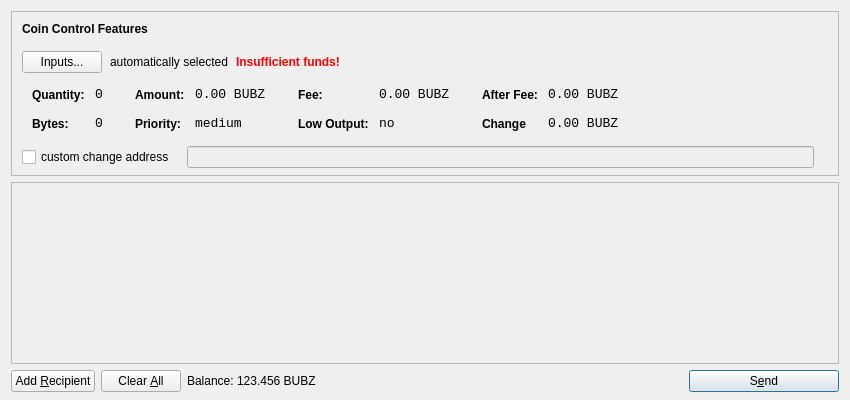
<?xml version="1.0" encoding="UTF-8"?>
<ui version="4.0">
 <class>SendCoinsDialog</class>
 <widget class="QDialog" name="SendCoinsDialog">
  <property name="geometry">
   <rect>
    <x>0</x>
    <y>0</y>
    <width>850</width>
    <height>400</height>
   </rect>
  </property>
  <property name="windowTitle">
   <string>Send Coins</string>
  </property>
  <layout class="QVBoxLayout" name="verticalLayout" stretch="0,1,0">
   <property name="bottomMargin">
    <number>8</number>
   </property>
   <item>
    <widget class="QFrame" name="frameCoinControl">
     <property name="sizePolicy">
      <sizepolicy hsizetype="Expanding" vsizetype="Expanding">
       <horstretch>0</horstretch>
       <verstretch>0</verstretch>
      </sizepolicy>
     </property>
     <property name="maximumSize">
      <size>
       <width>16777215</width>
       <height>16777215</height>
      </size>
     </property>
     <property name="frameShape">
      <enum>QFrame::StyledPanel</enum>
     </property>
     <property name="frameShadow">
      <enum>QFrame::Sunken</enum>
     </property>
     <layout class="QVBoxLayout" name="verticalLayoutCoinControl2">
      <property name="spacing">
       <number>6</number>
      </property>
      <property name="leftMargin">
       <number>0</number>
      </property>
      <property name="topMargin">
       <number>0</number>
      </property>
      <property name="rightMargin">
       <number>0</number>
      </property>
      <property name="bottomMargin">
       <number>6</number>
      </property>
      <item>
       <layout class="QVBoxLayout" name="verticalLayoutCoinControl" stretch="0,0,0,0,1">
        <property name="spacing">
         <number>0</number>
        </property>
        <property name="leftMargin">
         <number>10</number>
        </property>
        <property name="topMargin">
         <number>10</number>
        </property>
        <item>
         <layout class="QHBoxLayout" name="horizontalLayoutCoinControl1">
          <property name="bottomMargin">
           <number>15</number>
          </property>
          <item>
           <widget class="QLabel" name="labelCoinControlFeatures">
            <property name="sizePolicy">
             <sizepolicy hsizetype="Preferred" vsizetype="Maximum">
              <horstretch>0</horstretch>
              <verstretch>0</verstretch>
             </sizepolicy>
            </property>
            <property name="font">
             <font>
              <weight>75</weight>
              <bold>true</bold>
             </font>
            </property>
            <property name="styleSheet">
             <string notr="true">font-weight:bold;</string>
            </property>
            <property name="text">
             <string>Coin Control Features</string>
            </property>
           </widget>
          </item>
         </layout>
        </item>
        <item>
         <layout class="QHBoxLayout" name="horizontalLayoutCoinControl2" stretch="0,0,0,0">
          <property name="spacing">
           <number>8</number>
          </property>
          <property name="bottomMargin">
           <number>10</number>
          </property>
          <item>
           <widget class="QPushButton" name="pushButtonCoinControl">
            <property name="styleSheet">
             <string notr="true"/>
            </property>
            <property name="text">
             <string>Inputs...</string>
            </property>
           </widget>
          </item>
          <item>
           <widget class="QLabel" name="labelCoinControlAutomaticallySelected">
            <property name="text">
             <string>automatically selected</string>
            </property>
            <property name="margin">
             <number>5</number>
            </property>
           </widget>
          </item>
          <item>
           <widget class="QLabel" name="labelCoinControlInsuffFunds">
            <property name="font">
             <font>
              <weight>75</weight>
              <bold>true</bold>
             </font>
            </property>
            <property name="styleSheet">
             <string notr="true">color:red;font-weight:bold;</string>
            </property>
            <property name="text">
             <string>Insufficient funds!</string>
            </property>
            <property name="margin">
             <number>5</number>
            </property>
           </widget>
          </item>
          <item>
           <spacer name="horizontalSpacerCoinControl">
            <property name="orientation">
             <enum>Qt::Horizontal</enum>
            </property>
            <property name="sizeHint" stdset="0">
             <size>
              <width>40</width>
              <height>1</height>
             </size>
            </property>
           </spacer>
          </item>
         </layout>
        </item>
        <item>
         <widget class="QWidget" name="widgetCoinControl" native="true">
          <property name="sizePolicy">
           <sizepolicy hsizetype="Preferred" vsizetype="Preferred">
            <horstretch>0</horstretch>
            <verstretch>0</verstretch>
           </sizepolicy>
          </property>
          <property name="minimumSize">
           <size>
            <width>0</width>
            <height>0</height>
           </size>
          </property>
          <property name="styleSheet">
           <string notr="true"/>
          </property>
          <layout class="QHBoxLayout" name="horizontalLayoutCoinControl5">
           <property name="margin">
            <number>0</number>
           </property>
           <item>
            <layout class="QHBoxLayout" name="horizontalLayoutCoinControl3" stretch="0,0,0,1">
             <property name="spacing">
              <number>20</number>
             </property>
             <property name="topMargin">
              <number>0</number>
             </property>
             <property name="bottomMargin">
              <number>10</number>
             </property>
             <item>
              <layout class="QFormLayout" name="formLayoutCoinControl1">
               <property name="horizontalSpacing">
                <number>10</number>
               </property>
               <property name="verticalSpacing">
                <number>14</number>
               </property>
               <property name="leftMargin">
                <number>10</number>
               </property>
               <property name="topMargin">
                <number>4</number>
               </property>
               <property name="rightMargin">
                <number>6</number>
               </property>
               <item row="0" column="0">
                <widget class="QLabel" name="labelCoinControlQuantityText">
                 <property name="styleSheet">
                  <string notr="true">font-weight:bold;</string>
                 </property>
                 <property name="text">
                  <string>Quantity:</string>
                 </property>
                 <property name="margin">
                  <number>0</number>
                 </property>
                </widget>
               </item>
               <item row="0" column="1">
                <widget class="QLabel" name="labelCoinControlQuantity">
                 <property name="font">
                  <font>
                   <family>Monospace</family>
                   <pointsize>10</pointsize>
                  </font>
                 </property>
                 <property name="cursor">
                  <cursorShape>IBeamCursor</cursorShape>
                 </property>
                 <property name="contextMenuPolicy">
                  <enum>Qt::ActionsContextMenu</enum>
                 </property>
                 <property name="text">
                  <string>0</string>
                 </property>
                 <property name="margin">
                  <number>0</number>
                 </property>
                 <property name="textInteractionFlags">
                  <set>Qt::LinksAccessibleByMouse|Qt::TextSelectableByKeyboard|Qt::TextSelectableByMouse</set>
                 </property>
                </widget>
               </item>
               <item row="1" column="0">
                <widget class="QLabel" name="labelCoinControlBytesText">
                 <property name="styleSheet">
                  <string notr="true">font-weight:bold;</string>
                 </property>
                 <property name="text">
                  <string>Bytes:</string>
                 </property>
                </widget>
               </item>
               <item row="1" column="1">
                <widget class="QLabel" name="labelCoinControlBytes">
                 <property name="font">
                  <font>
                   <family>Monospace</family>
                   <pointsize>10</pointsize>
                  </font>
                 </property>
                 <property name="cursor">
                  <cursorShape>IBeamCursor</cursorShape>
                 </property>
                 <property name="contextMenuPolicy">
                  <enum>Qt::ActionsContextMenu</enum>
                 </property>
                 <property name="text">
                  <string>0</string>
                 </property>
                 <property name="textInteractionFlags">
                  <set>Qt::LinksAccessibleByMouse|Qt::TextSelectableByKeyboard|Qt::TextSelectableByMouse</set>
                 </property>
                </widget>
               </item>
              </layout>
             </item>
             <item>
              <layout class="QFormLayout" name="formLayoutCoinControl2">
               <property name="horizontalSpacing">
                <number>10</number>
               </property>
               <property name="verticalSpacing">
                <number>14</number>
               </property>
               <property name="leftMargin">
                <number>6</number>
               </property>
               <property name="topMargin">
                <number>4</number>
               </property>
               <property name="rightMargin">
                <number>6</number>
               </property>
               <item row="0" column="0">
                <widget class="QLabel" name="labelCoinControlAmountText">
                 <property name="styleSheet">
                  <string notr="true">font-weight:bold;</string>
                 </property>
                 <property name="text">
                  <string>Amount:</string>
                 </property>
                 <property name="margin">
                  <number>0</number>
                 </property>
                </widget>
               </item>
               <item row="0" column="1">
                <widget class="QLabel" name="labelCoinControlAmount">
                 <property name="font">
                  <font>
                   <family>Monospace</family>
                   <pointsize>10</pointsize>
                  </font>
                 </property>
                 <property name="cursor">
                  <cursorShape>IBeamCursor</cursorShape>
                 </property>
                 <property name="contextMenuPolicy">
                  <enum>Qt::ActionsContextMenu</enum>
                 </property>
                 <property name="text">
                  <string>0.00 BUBZ</string>
                 </property>
                 <property name="textInteractionFlags">
                  <set>Qt::LinksAccessibleByMouse|Qt::TextSelectableByKeyboard|Qt::TextSelectableByMouse</set>
                 </property>
                </widget>
               </item>
               <item row="1" column="0">
                <widget class="QLabel" name="labelCoinControlPriorityText">
                 <property name="styleSheet">
                  <string notr="true">font-weight:bold;</string>
                 </property>
                 <property name="text">
                  <string>Priority:</string>
                 </property>
                </widget>
               </item>
               <item row="1" column="1">
                <widget class="QLabel" name="labelCoinControlPriority">
                 <property name="font">
                  <font>
                   <family>Monospace</family>
                   <pointsize>10</pointsize>
                  </font>
                 </property>
                 <property name="cursor">
                  <cursorShape>IBeamCursor</cursorShape>
                 </property>
                 <property name="contextMenuPolicy">
                  <enum>Qt::ActionsContextMenu</enum>
                 </property>
                 <property name="text">
                  <string>medium</string>
                 </property>
                 <property name="textInteractionFlags">
                  <set>Qt::LinksAccessibleByMouse|Qt::TextSelectableByKeyboard|Qt::TextSelectableByMouse</set>
                 </property>
                </widget>
               </item>
              </layout>
             </item>
             <item>
              <layout class="QFormLayout" name="formLayoutCoinControl3">
               <property name="horizontalSpacing">
                <number>10</number>
               </property>
               <property name="verticalSpacing">
                <number>14</number>
               </property>
               <property name="leftMargin">
                <number>6</number>
               </property>
               <property name="topMargin">
                <number>4</number>
               </property>
               <property name="rightMargin">
                <number>6</number>
               </property>
               <item row="0" column="0">
                <widget class="QLabel" name="labelCoinControlFeeText">
                 <property name="styleSheet">
                  <string notr="true">font-weight:bold;</string>
                 </property>
                 <property name="text">
                  <string>Fee:</string>
                 </property>
                 <property name="margin">
                  <number>0</number>
                 </property>
                </widget>
               </item>
               <item row="0" column="1">
                <widget class="QLabel" name="labelCoinControlFee">
                 <property name="font">
                  <font>
                   <family>Monospace</family>
                   <pointsize>10</pointsize>
                  </font>
                 </property>
                 <property name="cursor">
                  <cursorShape>IBeamCursor</cursorShape>
                 </property>
                 <property name="contextMenuPolicy">
                  <enum>Qt::ActionsContextMenu</enum>
                 </property>
                 <property name="text">
                  <string>0.00 BUBZ</string>
                 </property>
                 <property name="textInteractionFlags">
                  <set>Qt::LinksAccessibleByMouse|Qt::TextSelectableByKeyboard|Qt::TextSelectableByMouse</set>
                 </property>
                </widget>
               </item>
               <item row="1" column="0">
                <widget class="QLabel" name="labelCoinControlLowOutputText">
                 <property name="styleSheet">
                  <string notr="true">font-weight:bold;</string>
                 </property>
                 <property name="text">
                  <string>Low Output:</string>
                 </property>
                </widget>
               </item>
               <item row="1" column="1">
                <widget class="QLabel" name="labelCoinControlLowOutput">
                 <property name="font">
                  <font>
                   <family>Monospace</family>
                   <pointsize>10</pointsize>
                  </font>
                 </property>
                 <property name="cursor">
                  <cursorShape>IBeamCursor</cursorShape>
                 </property>
                 <property name="contextMenuPolicy">
                  <enum>Qt::ActionsContextMenu</enum>
                 </property>
                 <property name="text">
                  <string>no</string>
                 </property>
                 <property name="textInteractionFlags">
                  <set>Qt::LinksAccessibleByMouse|Qt::TextSelectableByKeyboard|Qt::TextSelectableByMouse</set>
                 </property>
                </widget>
               </item>
              </layout>
             </item>
             <item>
              <layout class="QFormLayout" name="formLayoutCoinControl4">
               <property name="horizontalSpacing">
                <number>10</number>
               </property>
               <property name="verticalSpacing">
                <number>14</number>
               </property>
               <property name="leftMargin">
                <number>6</number>
               </property>
               <property name="topMargin">
                <number>4</number>
               </property>
               <property name="rightMargin">
                <number>6</number>
               </property>
               <item row="0" column="0">
                <widget class="QLabel" name="labelCoinControlAfterFeeText">
                 <property name="styleSheet">
                  <string notr="true">font-weight:bold;</string>
                 </property>
                 <property name="text">
                  <string>After Fee:</string>
                 </property>
                 <property name="margin">
                  <number>0</number>
                 </property>
                </widget>
               </item>
               <item row="0" column="1">
                <widget class="QLabel" name="labelCoinControlAfterFee">
                 <property name="font">
                  <font>
                   <family>Monospace</family>
                   <pointsize>10</pointsize>
                  </font>
                 </property>
                 <property name="cursor">
                  <cursorShape>IBeamCursor</cursorShape>
                 </property>
                 <property name="contextMenuPolicy">
                  <enum>Qt::ActionsContextMenu</enum>
                 </property>
                 <property name="text">
                  <string>0.00 BUBZ</string>
                 </property>
                 <property name="textInteractionFlags">
                  <set>Qt::LinksAccessibleByMouse|Qt::TextSelectableByKeyboard|Qt::TextSelectableByMouse</set>
                 </property>
                </widget>
               </item>
               <item row="1" column="0">
                <widget class="QLabel" name="labelCoinControlChangeText">
                 <property name="styleSheet">
                  <string notr="true">font-weight:bold;</string>
                 </property>
                 <property name="text">
                  <string>Change</string>
                 </property>
                </widget>
               </item>
               <item row="1" column="1">
                <widget class="QLabel" name="labelCoinControlChange">
                 <property name="font">
                  <font>
                   <family>Monospace</family>
                   <pointsize>10</pointsize>
                  </font>
                 </property>
                 <property name="cursor">
                  <cursorShape>IBeamCursor</cursorShape>
                 </property>
                 <property name="contextMenuPolicy">
                  <enum>Qt::ActionsContextMenu</enum>
                 </property>
                 <property name="text">
                  <string>0.00 BUBZ</string>
                 </property>
                 <property name="textInteractionFlags">
                  <set>Qt::LinksAccessibleByMouse|Qt::TextSelectableByKeyboard|Qt::TextSelectableByMouse</set>
                 </property>
                </widget>
               </item>
              </layout>
             </item>
            </layout>
           </item>
          </layout>
         </widget>
        </item>
        <item>
         <layout class="QHBoxLayout" name="horizontalLayoutCoinControl4" stretch="0,0,0">
          <property name="spacing">
           <number>12</number>
          </property>
          <property name="sizeConstraint">
           <enum>QLayout::SetDefaultConstraint</enum>
          </property>
          <property name="topMargin">
           <number>5</number>
          </property>
          <property name="rightMargin">
           <number>5</number>
          </property>
          <item>
           <widget class="QCheckBox" name="checkBoxCoinControlChange">
            <property name="text">
             <string>custom change address</string>
            </property>
           </widget>
          </item>
          <item>
           <widget class="QLineEdit" name="lineEditCoinControlChange">
            <property name="enabled">
             <bool>false</bool>
            </property>
            <property name="sizePolicy">
             <sizepolicy hsizetype="Expanding" vsizetype="Fixed">
              <horstretch>0</horstretch>
              <verstretch>0</verstretch>
             </sizepolicy>
            </property>
           </widget>
          </item>
          <item>
           <widget class="QLabel" name="labelCoinControlChangeLabel">
            <property name="sizePolicy">
             <sizepolicy hsizetype="Preferred" vsizetype="Expanding">
              <horstretch>0</horstretch>
              <verstretch>0</verstretch>
             </sizepolicy>
            </property>
            <property name="minimumSize">
             <size>
              <width>0</width>
              <height>0</height>
             </size>
            </property>
            <property name="text">
             <string/>
            </property>
            <property name="margin">
             <number>3</number>
            </property>
           </widget>
          </item>
         </layout>
        </item>
        <item>
         <spacer name="verticalSpacerCoinControl">
          <property name="orientation">
           <enum>Qt::Vertical</enum>
          </property>
          <property name="sizeHint" stdset="0">
           <size>
            <width>800</width>
            <height>1</height>
           </size>
          </property>
         </spacer>
        </item>
       </layout>
      </item>
     </layout>
    </widget>
   </item>
   <item>
    <widget class="QScrollArea" name="scrollArea">
     <property name="widgetResizable">
      <bool>true</bool>
     </property>
     <widget class="QWidget" name="scrollAreaWidgetContents">
      <property name="geometry">
       <rect>
        <x>0</x>
        <y>0</y>
        <width>830</width>
        <height>162</height>
       </rect>
      </property>
      <layout class="QVBoxLayout" name="verticalLayout_2">
       <property name="margin">
        <number>0</number>
       </property>
       <item>
        <layout class="QVBoxLayout" name="entries">
         <property name="spacing">
          <number>6</number>
         </property>
        </layout>
       </item>
       <item>
        <spacer name="verticalSpacer">
         <property name="orientation">
          <enum>Qt::Vertical</enum>
         </property>
         <property name="sizeHint" stdset="0">
          <size>
           <width>20</width>
           <height>40</height>
          </size>
         </property>
        </spacer>
       </item>
      </layout>
     </widget>
    </widget>
   </item>
   <item>
    <layout class="QHBoxLayout" name="horizontalLayout">
     <item>
      <widget class="QPushButton" name="addButton">
       <property name="toolTip">
        <string>Send to multiple recipients at once</string>
       </property>
       <property name="text">
        <string>Add &amp;Recipient</string>
       </property>
       <property name="icon">
        <iconset resource="../bitcoin.qrc">
         <normaloff>:/icons/add</normaloff>:/icons/add</iconset>
       </property>
       <property name="autoDefault">
        <bool>false</bool>
       </property>
      </widget>
     </item>
     <item>
      <widget class="QPushButton" name="clearButton">
       <property name="sizePolicy">
        <sizepolicy hsizetype="Minimum" vsizetype="Fixed">
         <horstretch>0</horstretch>
         <verstretch>0</verstretch>
        </sizepolicy>
       </property>
       <property name="toolTip">
        <string>Remove all transaction fields</string>
       </property>
       <property name="text">
        <string>Clear &amp;All</string>
       </property>
       <property name="icon">
        <iconset resource="../bitcoin.qrc">
         <normaloff>:/icons/remove</normaloff>:/icons/remove</iconset>
       </property>
       <property name="autoRepeatDelay">
        <number>300</number>
       </property>
       <property name="autoDefault">
        <bool>false</bool>
       </property>
      </widget>
     </item>
     <item>
      <layout class="QHBoxLayout" name="horizontalLayout_2">
       <property name="spacing">
        <number>3</number>
       </property>
       <item>
        <widget class="QLabel" name="label">
         <property name="sizePolicy">
          <sizepolicy hsizetype="Preferred" vsizetype="Fixed">
           <horstretch>0</horstretch>
           <verstretch>0</verstretch>
          </sizepolicy>
         </property>
         <property name="text">
          <string>Balance:</string>
         </property>
        </widget>
       </item>
       <item>
        <widget class="QLabel" name="labelBalance">
         <property name="sizePolicy">
          <sizepolicy hsizetype="Preferred" vsizetype="Fixed">
           <horstretch>0</horstretch>
           <verstretch>0</verstretch>
          </sizepolicy>
         </property>
         <property name="cursor">
          <cursorShape>IBeamCursor</cursorShape>
         </property>
         <property name="text">
          <string>123.456 BUBZ</string>
         </property>
         <property name="textInteractionFlags">
          <set>Qt::LinksAccessibleByMouse|Qt::TextSelectableByKeyboard|Qt::TextSelectableByMouse</set>
         </property>
        </widget>
       </item>
      </layout>
     </item>
     <item>
      <spacer name="horizontalSpacer">
       <property name="orientation">
        <enum>Qt::Horizontal</enum>
       </property>
       <property name="sizeHint" stdset="0">
        <size>
         <width>40</width>
         <height>20</height>
        </size>
       </property>
      </spacer>
     </item>
     <item>
      <widget class="QPushButton" name="sendButton">
       <property name="minimumSize">
        <size>
         <width>150</width>
         <height>0</height>
        </size>
       </property>
       <property name="toolTip">
        <string>Confirm the send action</string>
       </property>
       <property name="text">
        <string>S&amp;end</string>
       </property>
       <property name="icon">
        <iconset resource="../bitcoin.qrc">
         <normaloff>:/icons/send</normaloff>:/icons/send</iconset>
       </property>
       <property name="default">
        <bool>true</bool>
       </property>
      </widget>
     </item>
    </layout>
   </item>
  </layout>
 </widget>
 <resources>
  <include location="../bitcoin.qrc"/>
 </resources>
 <connections/>
</ui>
